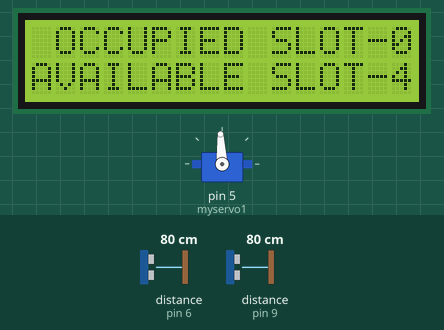
Simulated run of this sketch. Board: Arduino Uno, built with avr-gcc and run on an emulated ATmega328P. On the bench: 16×2 character LCD, servo. Wiring (inferred from the names in the program): 2 × ultrasonic range finder: trigger pin 7, echo pin 6 / trigger pin 10, echo pin 9. The test bench sets the inputs (shaded band); at power-on: distance to the obstacle (sensors on pin 6, pin 9) 80 cm. The echo pulse lasts 58.3 µs per cm; what the sketch prints to the serial monitor is not drawn.

Above: at 4.3 s.
4.4 s: distance to the obstacle (sensor on pin 6) set to 11 cm
5.9 s: distance to the obstacle (sensor on pin 6) set to 8 cm
At 6.07 s:
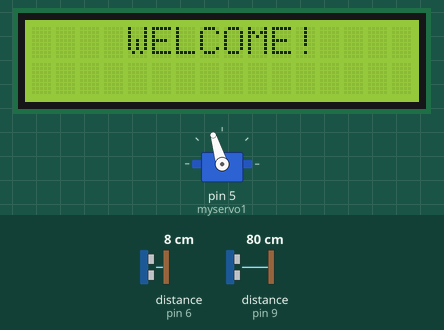
At 7.9 s:
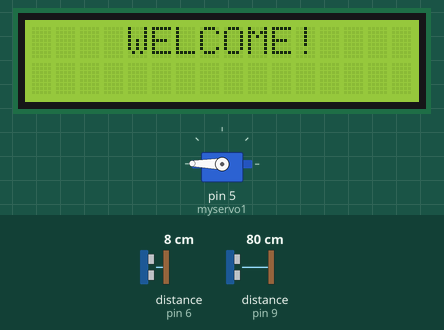
Timing chart, 0 to 9.4 s (numbered marks = the images above; inputs shaded):
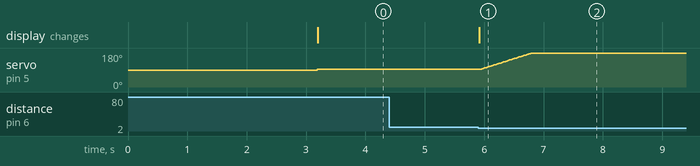

Measured:
- the behaviour switches between 10 and 9 cm on distance to the obstacle (sensor on pin 6) (found by bisection; images 0 and 1)
- after the input at 4.4 s, every drawn part: stays the same
- after the input at 5.9 s, servo on pin 5 (myservo1): moves from 93° to 179° over 0.85 s, starting at once; the display: changes at once (image 1)

The sketch:

parking_ultra.ino
```cpp
#include <Wire.h>
#include <Servo.h>
#include <LiquidCrystal_I2C.h>
LiquidCrystal_I2C lcd(0x27,16,2);  //Change the HEX address
#define echoPin1 6// attach pin D2 Arduino to pin Echo of HC-SR04
#define trigPin1 7 //attach pin D3 Arduino to pin Trig of HC-SR04
#define echoPin2 9// attach pin D2 Arduino to pin Echo of HC-SR04
#define trigPin2 10 //attach pin D3 Arduino to pin Trig of HC-SR04

Servo myservo1;
int IR1 = 2;
int IR2 = 4;
int r1=0,r2=0;
int slot = 4;           //Enter Total number of parking Slots
int flag1 = 0;
int flag2 = 0;
int in=0;
int out=0;
int p=0;
int entry=0,exitt=0;
long duration1; // variable for the duration of sound wave travel
int distance1; // variable for the distance measurement
long duration2; // variable for the duration of sound wave travel
int distance2; // variable for the distance measurement
void setup() {
  Serial.begin(9600);
  lcd.init();                      // initialize the lcd
  lcd.init();
  lcd.backlight();
  pinMode(IR1, INPUT);
  pinMode(IR2, INPUT);
  pinMode(trigPin1, OUTPUT); // Sets the trigPin as an OUTPUT
  pinMode(echoPin1, INPUT); // Sets the echoPin as an INPUT
  pinMode(trigPin2, OUTPUT); // Sets the trigPin as an OUTPUT
  pinMode(echoPin2, INPUT); // Sets the echoPin as an INPUT
  myservo1.attach(5);

  lcd.setCursor (4,0);
  lcd.print("SMART CAR ");
  lcd.setCursor (1,1);
  lcd.print("PARKING SYSTEM ");
  delay(3000);
  lcd.clear();
  //Serial.print(myservo1.read());
  myservo1.write(93);
  slot_status();
//  delay(10000);
}
void up(){
  //Serial.print("up is calling");
  for(int i=93;i<180;i=i+1)
{
  //Serial.println("up");
   myservo1.write(i);
   delay(10);
}
}
void down(){
  //Serial.print("down is calling");
 for(int i=180;i>=93;i=i-1)
{
 // Serial.println("down");
   myservo1.write(i);
   delay(10);
}
}
void slot_status(){
  lcd.clear();
  lcd.setCursor(1,0);
  lcd.println("OCCUPIED SLOT-");
  lcd.setCursor(15,0);
  lcd.print(4-slot);
  lcd.setCursor(0,1);
  lcd.println("AVAILABLE SLOT-");
  lcd.setCursor(15,1);
 lcd.print(slot);
 // Serial.println("OCCUPIED SLOT-");
  Serial.println(4-slot);
  //Serial.println("AVAILABLE SLOT-");
 // Serial.println(slot);
}
void loop(){
  r1=0;
  r2=0;
  digitalWrite(trigPin1, LOW);
  delayMicroseconds(2);
  digitalWrite(trigPin1, HIGH);
  delayMicroseconds(10);
  digitalWrite(trigPin1, LOW);
  // Reads the echoPin, returns the sound wave travel time in microseconds
  duration1 = pulseIn(echoPin1, HIGH);
  // Calculating the distance
  distance1 = duration1 * 0.034 / 2; // Speed of sound wave divided by 2 (go and back)
  // Displays the distance on the Serial Monitor
//  Serial.print("Distance1: ");
//  Serial.print(distance1);
//  Serial.println(" cm");
   //nghjhjjhjhjhjj
   //Ultra Sonic sensor-2
  // Clears the trigPin condition
  digitalWrite(trigPin2, LOW);
  delayMicroseconds(2);
  // Sets the trigPin HIGH (ACTIVE) for 10 microseconds
  digitalWrite(trigPin2, HIGH);
  delayMicroseconds(10);
  digitalWrite(trigPin2, LOW);
  // Reads the echoPin, returns the sound wave travel time in microseconds
  duration2 = pulseIn(echoPin2, HIGH);
  // Calculating the distance
  distance2 = duration2 * 0.034 / 2; // Speed of sound wave divided by 2 (go and back)
  // Displays the distance on the Serial Monitor
//  Serial.print("Distance2: ");
//  Serial.print(distance2);
//  Serial.println(" cm");
   if(distance1>=0&&distance1<=8)
       r1=1;
if(distance2>=0&&distance2<=8)
       r2=1;
//Serial.print(r1);
 if(r1==1&&flag1==0&&r2==0&&flag2==0){
  if(slot>0){
    flag1=1;
    lcd.clear();
    lcd.setCursor (4,0);
    lcd.print("WELCOME!");
    up();
    }
 else{
    lcd.clear();
    lcd.setCursor (4,0);
    lcd.print("SORRY NO");
    lcd.setCursor (0,1);
    lcd.print(" SLOTS AVAILABLE");
    delay(3000);
    slot_status();
    }
  //slot_status();
}
else if(r1==0&&flag1==1&&r2==1&&flag2==0){
  flag2=1;
  entry=1;
}

else if(r1==0&&flag1==1&&flag2==1&&r2==0&&entry==1){
  if(slot>0){
  slot--;
  flag1=0;
  flag2=0;
  entry=0;
  down();
  slot_status();
  }
}
else if(r2==1&&flag2==0&&r1==0&&flag1==0){
  flag2=1;
  if(slot<=3){
    lcd.clear();
    lcd.setCursor (4,0);
    lcd.print("THANK YOU !");
    up();
  }
  else{
    lcd.clear();
    lcd.setCursor (0,0);
    lcd.print("NO PARKING !");
  }
}
else if(r2==0&&flag2==1&&r1==1&&flag1==0){
  flag1=1;
  entry=0;
}
else if(r2==0&&flag2==1&&r1==0&&flag1==1&&entry==0){
  if(slot<=3){
    slot++;
    flag1=0;
    flag2=0;
    entry=0;
   down();
   slot_status();
  }
}
//delay(2000);
}
long microsecondsToCentimeters(long microseconds) {
   return microseconds / 29 / 2;
}
```
